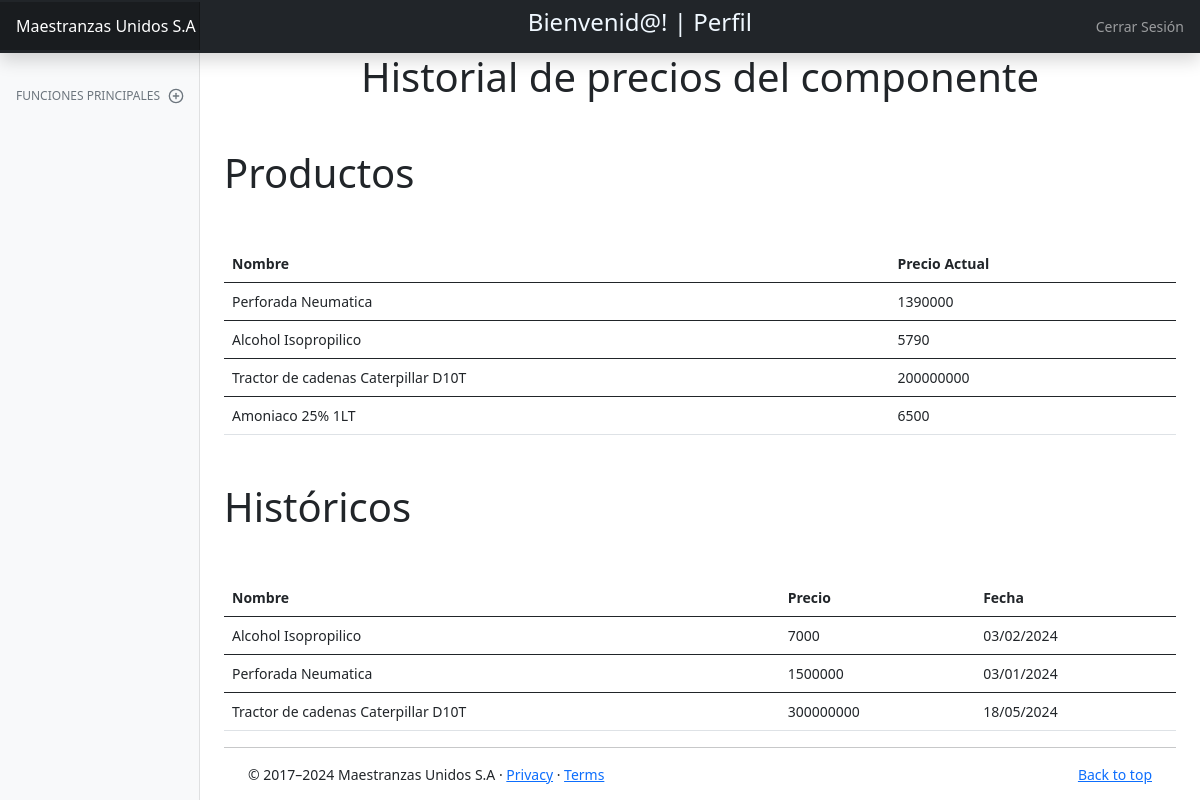
/historial/, run on an earlier commit of the app's database.
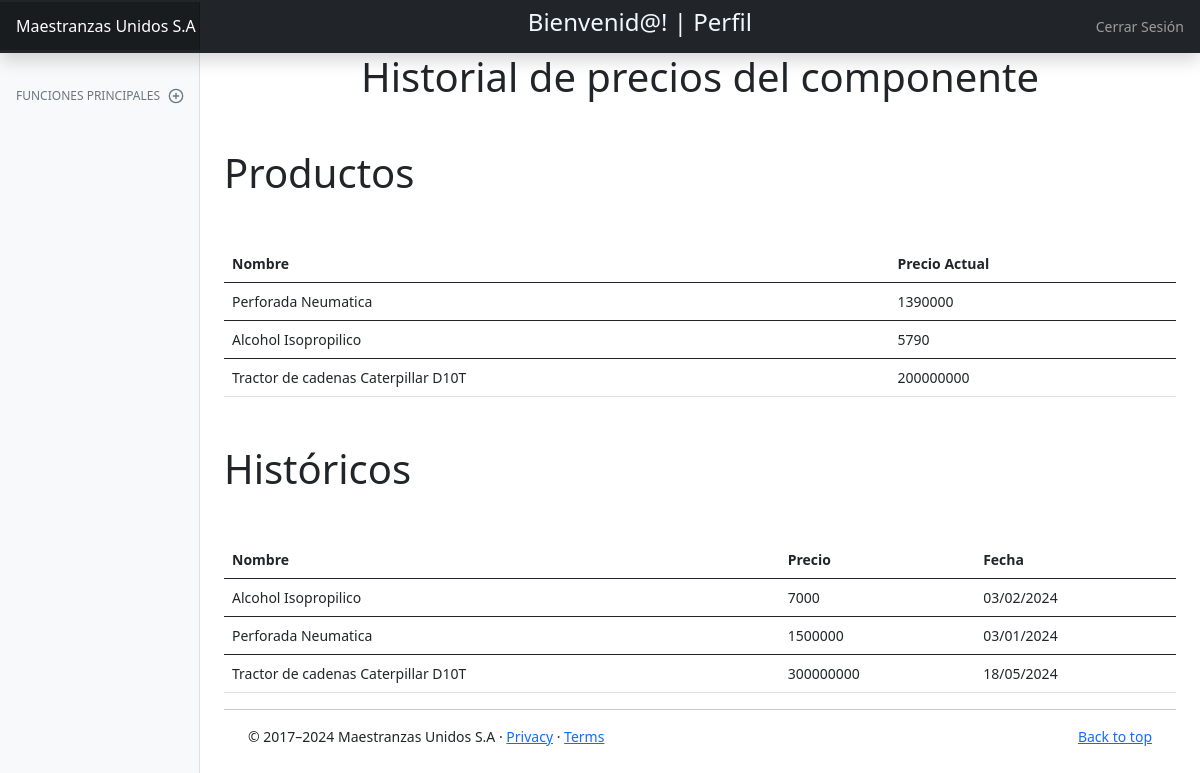
And on a later commit of the database.
### inventarioweb/models.py (models this page shows, shortened)
class Producto(models.Model):
    id = models.AutoField(primary_key=True)
    nombre = models.CharField(max_length=100)
    precio = models.IntegerField()
    descripcion =models.CharField(max_length=200)
    tipo_producto = models.CharField(max_length=100)
    imagen = models.ImageField(upload_to='imagenes/', default='imagenes/default.png')
    stock = models.IntegerField(default=0)
    fecha_vencimiento = models.DateField(default=datetime.now().date())
    class Meta:
        db_table = 'inventarioweb_producto'

class HistorialPrecio(models.Model):
    id = models.AutoField(primary_key=True)
    nombre = models.CharField(max_length=100, default='')
    precio = models.IntegerField(default=0)
    fecha = models.CharField(max_length=10, default='')
    class Meta:
        db_table = 'inventarioweb_HistorialPrecio'

### inventarioweb/views.py (the view)
# urls.py: path('historial/', views.historial, name="historial"),
def historial(request):
    products = Producto.objects.all()
    precio = HistorialPrecio.objects.all()
    return render(request, 'historial.html', {'products': products, 'precios': precio} )

### inventarioweb/context_processors.py (called while the page is built, shortened)
def get_user_groups(request):
    user = SimpleLazyObject(lambda: getattr(request, 'user', None))
    if user is None or isinstance(user, AnonymousUser):
        return {}

def user_groups_context_processor(request):
    groups = get_user_groups(request)
    return groups

### inventarioweb/templates/historial.html
{% extends 'dashboard.html' %}
{%block content%}
<div class="text-center">
  <h1>Historial de precios del componente</h1>
</div>
<h1 class="mt-5"> Productos</h1>
<table class="table mt-5">
  <thead>
    <tr>
      <th scope="col">Nombre</th>
      <th scope="col">Precio Actual</th>
    </tr>
  </thead>
  {% for product in products %}
  <tbody>
    <tr>
      <td>{{ product.nombre }}</td>
      <td>{{ product.precio }}</td>
    </tr>
    {% endfor %}
  </tbody>
</table>
<h1 class="mt-5">Históricos</h1>
<table class="table mt-5">
  <thead>
    <tr>
      <th scope="col">Nombre</th>
      <th scope="col">Precio</th>
      <th scope="col">Fecha</th>
    </tr>
  </thead>
  {% for precio in precios %}
  <tbody>
    <tr>
      <td>{{ precio.nombre }}</td>
      <td>{{ precio.precio }}</td>
      <td>{{ precio.fecha }}</td>
    </tr>
    {% endfor %}
  </tbody>
</table>
{%endblock%}

What changed in the data, as far as the page shows it:
removed Producto: nombre "Amoniaco 25% 1LT", precio "6500"
